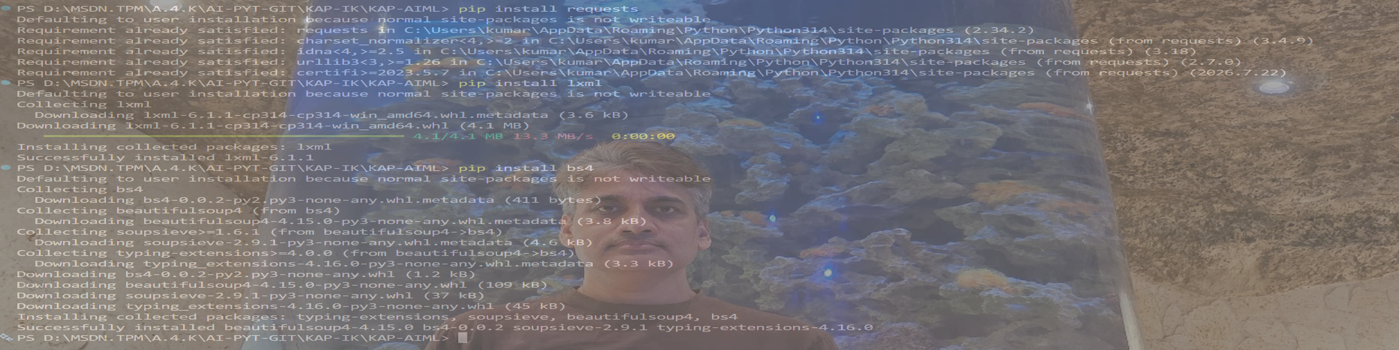
#> input picture Advanced/images/1399350_resized.PNG, 1399 x 350 px
$ python img.py
#> lines starting #> are read from the running program, lines starting #| are printed output that depends on the picture; pictures that were not available may be replaced by others from this repository, and a replacement may not be noted
from PIL import Image, ImageDraw, ImageFont
'''
myim = Image.open("images/kap_01.png")
mask = Image.open("images/mask.png")
print("Image size:")
print(myim.size)
print("Mask size:")
print(mask.size)
mask = mask.resize(myim.size)
mask.putalpha(128)
print("Image size After:")
print(myim.size)
print("Mask size After:")
print(mask.size)
myim.paste(mask, (0, 0), mask)
myim.show()
'''
myim2 = Image.open("images/1399350_resized.PNG")
#> myim2 is the input picture: PIL image 1399x350 RGBA; mean R, G, B, A 74.4, 69.2, 72.7, 191
#myim2 = myim2.resize((1399,350))
mymask2 = Image.open("images/Link-PMP-Badge.png")
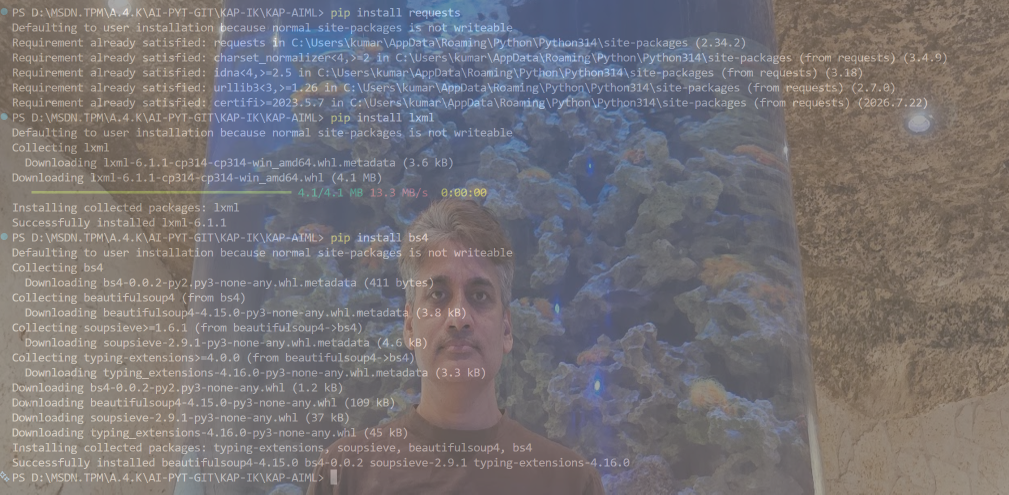
#> input picture Advanced/images/1399350.PNG, 2018 x 989 px, given in place of Link-PMP-Badge.png, which was not available (shown at 1/2 size)
#> mymask2 is the input picture: PIL image 2018x989 RGBA; mean R, G, B, A 74.7, 69.5, 73.1, 191
mymask2 = mymask2.resize((300,300))
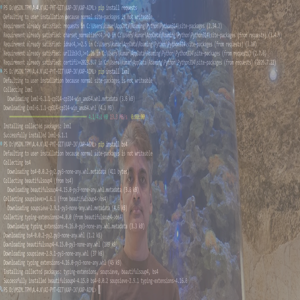
#> mymask2: PIL image 300x300 RGBA; mean R, G, B, A 74.4, 69.2, 72.7, 191; transparent parts drawn white
myim2.paste(mymask2, (1099, 50), mymask2)
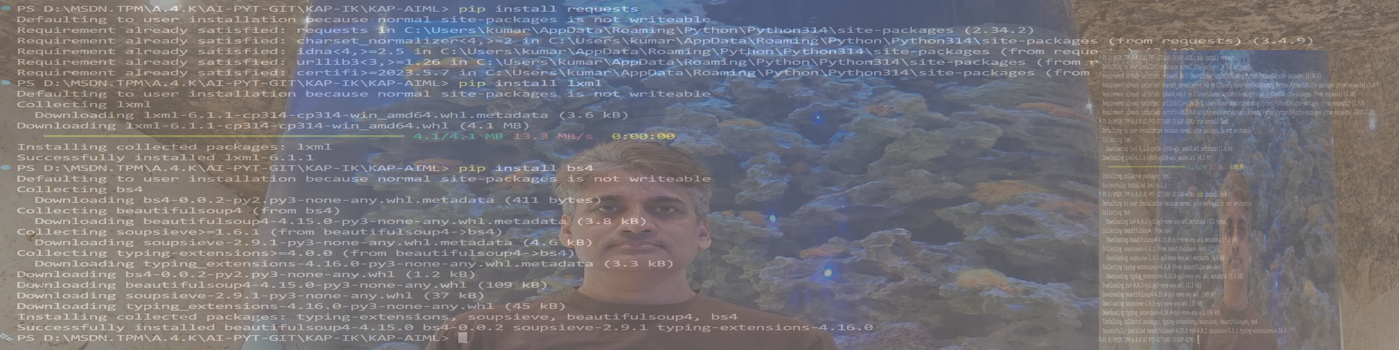
#> myim2: PIL image 1399x350 RGBA; mean R, G, B, A 72.7, 69.3, 75.6, 191; transparent parts drawn white
myim2.show()
myim2.save("images/1399350_linkedin.PNG")
